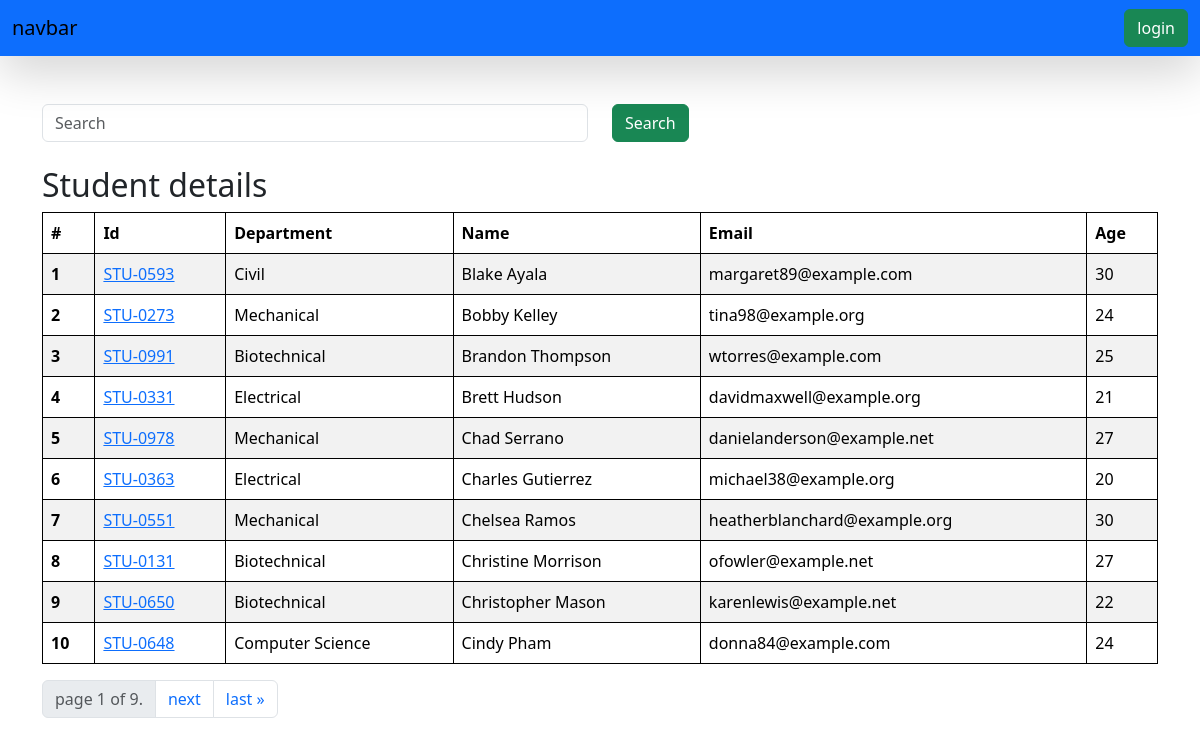
The page /student/ on the database its author committed.
### vagetables/models.py (models this page shows, shortened)
class Student(models.Model):
    department = models.ForeignKey(Department , related_name="depart" , on_delete=models.CASCADE)
    student_id = models.OneToOneField(StudentID , related_name="studentid" , on_delete=models.CASCADE)
    student_name = models.CharField(max_length=100)
    student_email = models.EmailField(unique=True)
    student_age = models.IntegerField(default=18)
    student_addr = models.TextField()
    is_deleted = models.BooleanField(default=False)
    objects = StudentManager()
    admin_objects = models.Manager()
    class Meta:
        ordering = ['student_name']
        verbose_name = "student"

class StudentID(models.Model):
    student_id = models.CharField(max_length=100)
    def __str__(self) -> str:
        return self.student_id

class Department(models.Model):
    department = models.CharField(max_length=100)
    class Meta:
        ordering = ['department']

### vagetables/views.py (the view, shortened to what this page needs)
# urls.py: path('student/' , get_student , name="get_student"),
def get_student(request):
    queryset = Student.objects.all()
    paginator = Paginator(queryset , 10)
    page_number = request.GET.get("page" , 1)
    page_obj = paginator.get_page(page_number)
    context = {"queryset" : page_obj}
    return render(request , 'report/student.html' , context=context)

### vagetables/models.py (called while the page is built)
    def get_queryset(self):
        return super().get_queryset().filter(is_deleted = False)

### vagetables/templates/report/student.html (shortened to what this page needs)
{% extends "home/base.html" %}
{% block start %}
<div class="container mt-5">
    <form class="mb-4">
        <div class="row">
            <div class="col-md-6">
                <input class="form-control" name="search" placeholder="Search">
            </div>
            <div class="col-md-6">
                <button class="btn btn-success">Search</button>
            </div>
        </div>
    </form>
    <table class="table table-striped">
        <h2>Student details</h2>
        <thead>
            <tr>
                <th scope="col">#</th>
                <th scope="col">Id</th>
                <th scope="col">Department</th>
                <th scope="col">Name</th>
                <th scope="col">Email</th>
                <th scope="col">Age</th>
            </tr>
        </thead>
        <tbody>
            {% for student in queryset %}
            <tr>
                <th scope="row">{{forloop.counter}}</th>
                <td>
                    <a href="{% url 'see_marks' student.student_id  %}">
                        {{student.student_id}}
                    </a>
                </td>
                <td scope="row">{{student.department.department}}</td>
                <td scope="row">{{student.student_name}}</td>
                <td scope="row">{{student.student_email}}</td>
                <td scope="row">{{student.student_age}}</td>
            </tr>
            {% endfor %}
        </tbody>
    </table>
    <nav aria-label="Page navigation example">
        <ul class="pagination">
                <li class="page-item disabled">
                <span class="page-link">
                    page {{ queryset.number }} of {{ queryset.paginator.num_pages }}.
                </span>
                </li>
                {% if queryset.has_next %}
                <li class="page-item"><a class="page-link" href="?page={{ queryset.next_page_number }}">next</a></li>
                <li class="page-item"><a class="page-link" href="?page={{ queryset.paginator.num_pages }}">last &raquo;</a></li>
                {% endif %}
        </ul>
    </nav>
</div>
{% endblock %}

### home/templates/home/base.html (shortened to what this page needs)
<!DOCTYPE html>
<html lang="en">
<head>
    <link href="https://cdn.jsdelivr.net/npm/bootstrap@5.3.3/dist/css/bootstrap.min.css" rel="stylesheet">
</head>
<body>
    <nav class="navbar bg-primary shadow-lg">
        <div class="container-fluid">
            <a class="navbar-brand">navbar</a>
            <form class="d-flex" role="search">
                {% if request.user.is_authenticated %}
                <a href="/logout/" class="btn btn-success" type="submit">logout</a>
                {% else %}
                <a href="/login/" class="btn btn-success" type="submit">login</a>
                {% endif %}
            </form>
        </div>
    </nav>
    {% block start %}
    {% endblock %}
</body>
</html>

### home/templates/home/base.html (style rules this page uses)
table ,th, td { border: 1px, solid black; }

### rows shown on the page
Student: student_id "STU-0593", department.department "Civil", student_name "Blake Ayala", student_email "margaret89@example.com", student_age "30"
Student: student_id "STU-0273", department.department "Mechanical", student_name "Bobby Kelley", student_email "tina98@example.org", student_age "24"
Student: student_id "STU-0991", department.department "Biotechnical", student_name "Brandon Thompson", student_email "wtorres@example.com", student_age "25"
Student: student_id "STU-0331", department.department "Electrical", student_name "Brett Hudson", student_email "davidmaxwell@example.org", student_age "21"
Student: student_id "STU-0978", department.department "Mechanical", student_name "Chad Serrano", student_email "danielanderson@example.net", student_age "27"
Student: student_id "STU-0363", department.department "Electrical", student_name "Charles Gutierrez", student_email "michael38@example.org", student_age "20"
Student: student_id "STU-0551", department.department "Mechanical", student_name "Chelsea Ramos", student_email "heatherblanchard@example.org", student_age "30"
Student: student_id "STU-0131", department.department "Biotechnical", student_name "Christine Morrison", student_email "ofowler@example.net", student_age "27"
Student: student_id "STU-0650", department.department "Biotechnical", student_name "Christopher Mason", student_email "karenlewis@example.net", student_age "22"
Student: student_id "STU-0648", department.department "Computer Science", student_name "Cindy Pham", student_email "donna84@example.com", student_age "24"

### other values the page prints
{{ queryset.number }} "1"
{{ queryset.paginator.num_pages }} "9"
